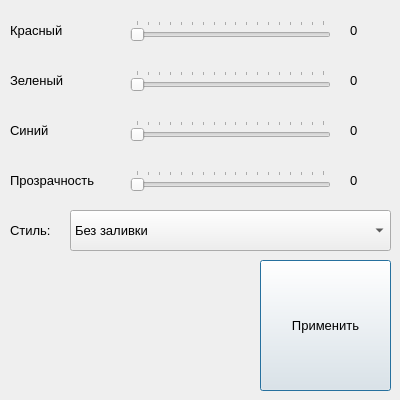
<?xml version="1.0" encoding="UTF-8"?>
<ui version="4.0">
 <class>Dialog_brush</class>
 <widget class="QDialog" name="Dialog_brush">
  <property name="geometry">
   <rect>
    <x>0</x>
    <y>0</y>
    <width>400</width>
    <height>400</height>
   </rect>
  </property>
  <property name="windowTitle">
   <string>Dialog</string>
  </property>
  <widget class="QLabel" name="label_a">
   <property name="geometry">
    <rect>
     <x>10</x>
     <y>160</y>
     <width>111</width>
     <height>41</height>
    </rect>
   </property>
   <property name="font">
    <font>
     <pointsize>10</pointsize>
    </font>
   </property>
   <property name="text">
    <string>Прозрачность</string>
   </property>
  </widget>
  <widget class="QLabel" name="label_g">
   <property name="geometry">
    <rect>
     <x>10</x>
     <y>60</y>
     <width>111</width>
     <height>41</height>
    </rect>
   </property>
   <property name="font">
    <font>
     <pointsize>10</pointsize>
    </font>
   </property>
   <property name="text">
    <string>Зеленый</string>
   </property>
  </widget>
  <widget class="QLabel" name="label_r_2">
   <property name="geometry">
    <rect>
     <x>350</x>
     <y>20</y>
     <width>41</width>
     <height>21</height>
    </rect>
   </property>
   <property name="font">
    <font>
     <pointsize>10</pointsize>
    </font>
   </property>
   <property name="text">
    <string>0</string>
   </property>
  </widget>
  <widget class="QSlider" name="Slider_b">
   <property name="geometry">
    <rect>
     <x>130</x>
     <y>120</y>
     <width>201</width>
     <height>21</height>
    </rect>
   </property>
   <property name="font">
    <font>
     <pointsize>10</pointsize>
    </font>
   </property>
   <property name="maximum">
    <number>255</number>
   </property>
   <property name="value">
    <number>0</number>
   </property>
   <property name="orientation">
    <enum>Qt::Horizontal</enum>
   </property>
   <property name="tickPosition">
    <enum>QSlider::TicksAbove</enum>
   </property>
   <property name="tickInterval">
    <number>15</number>
   </property>
  </widget>
  <widget class="QLabel" name="label_g_2">
   <property name="geometry">
    <rect>
     <x>350</x>
     <y>70</y>
     <width>41</width>
     <height>21</height>
    </rect>
   </property>
   <property name="font">
    <font>
     <pointsize>10</pointsize>
    </font>
   </property>
   <property name="text">
    <string>0</string>
   </property>
  </widget>
  <widget class="QLabel" name="label_3">
   <property name="geometry">
    <rect>
     <x>350</x>
     <y>170</y>
     <width>41</width>
     <height>21</height>
    </rect>
   </property>
   <property name="font">
    <font>
     <pointsize>10</pointsize>
    </font>
   </property>
   <property name="text">
    <string>0</string>
   </property>
  </widget>
  <widget class="QSlider" name="Slider_r">
   <property name="geometry">
    <rect>
     <x>130</x>
     <y>20</y>
     <width>201</width>
     <height>21</height>
    </rect>
   </property>
   <property name="font">
    <font>
     <pointsize>10</pointsize>
    </font>
   </property>
   <property name="maximum">
    <number>255</number>
   </property>
   <property name="value">
    <number>0</number>
   </property>
   <property name="orientation">
    <enum>Qt::Horizontal</enum>
   </property>
   <property name="tickPosition">
    <enum>QSlider::TicksAbove</enum>
   </property>
   <property name="tickInterval">
    <number>15</number>
   </property>
  </widget>
  <widget class="QSlider" name="Slider_proz">
   <property name="geometry">
    <rect>
     <x>130</x>
     <y>170</y>
     <width>201</width>
     <height>22</height>
    </rect>
   </property>
   <property name="font">
    <font>
     <pointsize>10</pointsize>
    </font>
   </property>
   <property name="maximum">
    <number>255</number>
   </property>
   <property name="value">
    <number>0</number>
   </property>
   <property name="orientation">
    <enum>Qt::Horizontal</enum>
   </property>
   <property name="tickPosition">
    <enum>QSlider::TicksAbove</enum>
   </property>
   <property name="tickInterval">
    <number>15</number>
   </property>
  </widget>
  <widget class="QLabel" name="label_style">
   <property name="geometry">
    <rect>
     <x>10</x>
     <y>210</y>
     <width>51</width>
     <height>41</height>
    </rect>
   </property>
   <property name="font">
    <font>
     <pointsize>10</pointsize>
    </font>
   </property>
   <property name="text">
    <string>Стиль:</string>
   </property>
  </widget>
  <widget class="QLabel" name="label_r">
   <property name="geometry">
    <rect>
     <x>10</x>
     <y>10</y>
     <width>111</width>
     <height>41</height>
    </rect>
   </property>
   <property name="font">
    <font>
     <pointsize>10</pointsize>
    </font>
   </property>
   <property name="text">
    <string>Красный</string>
   </property>
  </widget>
  <widget class="QSlider" name="Slider_g">
   <property name="geometry">
    <rect>
     <x>130</x>
     <y>70</y>
     <width>201</width>
     <height>22</height>
    </rect>
   </property>
   <property name="font">
    <font>
     <pointsize>10</pointsize>
    </font>
   </property>
   <property name="maximum">
    <number>255</number>
   </property>
   <property name="value">
    <number>0</number>
   </property>
   <property name="orientation">
    <enum>Qt::Horizontal</enum>
   </property>
   <property name="tickPosition">
    <enum>QSlider::TicksAbove</enum>
   </property>
   <property name="tickInterval">
    <number>15</number>
   </property>
  </widget>
  <widget class="QLabel" name="label_b">
   <property name="geometry">
    <rect>
     <x>10</x>
     <y>110</y>
     <width>111</width>
     <height>41</height>
    </rect>
   </property>
   <property name="font">
    <font>
     <pointsize>10</pointsize>
    </font>
   </property>
   <property name="text">
    <string>Синий</string>
   </property>
  </widget>
  <widget class="QLabel" name="label_b_2">
   <property name="geometry">
    <rect>
     <x>350</x>
     <y>120</y>
     <width>41</width>
     <height>21</height>
    </rect>
   </property>
   <property name="font">
    <font>
     <pointsize>10</pointsize>
    </font>
   </property>
   <property name="text">
    <string>0</string>
   </property>
  </widget>
  <widget class="QComboBox" name="comboBox_brushStyle">
   <property name="geometry">
    <rect>
     <x>70</x>
     <y>210</y>
     <width>321</width>
     <height>41</height>
    </rect>
   </property>
   <property name="font">
    <font>
     <pointsize>10</pointsize>
    </font>
   </property>
   <property name="currentIndex">
    <number>0</number>
   </property>
   <item>
    <property name="text">
     <string>Без заливки</string>
    </property>
   </item>
   <item>
    <property name="text">
     <string>Сплошная</string>
    </property>
   </item>
   <item>
    <property name="text">
     <string>Плотность 1</string>
    </property>
   </item>
   <item>
    <property name="text">
     <string>Плотность 2</string>
    </property>
   </item>
   <item>
    <property name="text">
     <string>Плотность 3</string>
    </property>
   </item>
   <item>
    <property name="text">
     <string>Плотность 4</string>
    </property>
   </item>
   <item>
    <property name="text">
     <string>Плотность 5</string>
    </property>
   </item>
   <item>
    <property name="text">
     <string>Плотность 6</string>
    </property>
   </item>
   <item>
    <property name="text">
     <string>Плотность 7</string>
    </property>
   </item>
   <item>
    <property name="text">
     <string>Горизонтальные линии</string>
    </property>
   </item>
   <item>
    <property name="text">
     <string>Вертикальные линии</string>
    </property>
   </item>
   <item>
    <property name="text">
     <string>Клетка</string>
    </property>
   </item>
   <item>
    <property name="text">
     <string>Наклонный штрих сверху вниз</string>
    </property>
   </item>
   <item>
    <property name="text">
     <string>Наклонный штрих снизу вверх</string>
    </property>
   </item>
   <item>
    <property name="text">
     <string>Перекрестная штриховка</string>
    </property>
   </item>
  </widget>
  <widget class="my_widget" name="widget" native="true">
   <property name="geometry">
    <rect>
     <x>10</x>
     <y>260</y>
     <width>241</width>
     <height>131</height>
    </rect>
   </property>
   <property name="font">
    <font>
     <pointsize>10</pointsize>
    </font>
   </property>
  </widget>
  <widget class="QPushButton" name="pushButton_ok">
   <property name="geometry">
    <rect>
     <x>260</x>
     <y>260</y>
     <width>131</width>
     <height>131</height>
    </rect>
   </property>
   <property name="font">
    <font>
     <pointsize>10</pointsize>
    </font>
   </property>
   <property name="text">
    <string>Применить</string>
   </property>
  </widget>
 </widget>
 <customwidgets>
  <customwidget>
   <class>my_widget</class>
   <extends>QWidget</extends>
   <header location="global">my_widget.h</header>
   <container>1</container>
  </customwidget>
 </customwidgets>
 <tabstops>
  <tabstop>Slider_r</tabstop>
  <tabstop>Slider_g</tabstop>
  <tabstop>Slider_b</tabstop>
  <tabstop>Slider_proz</tabstop>
  <tabstop>comboBox_brushStyle</tabstop>
  <tabstop>pushButton_ok</tabstop>
 </tabstops>
 <resources/>
 <connections/>
</ui>
